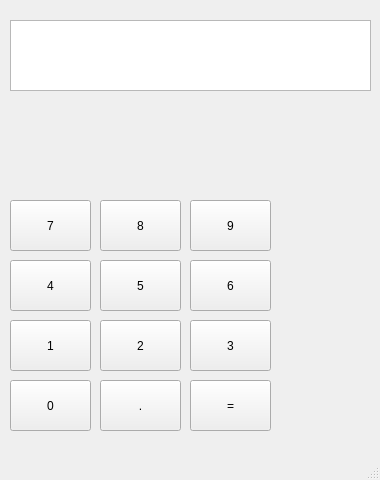
<?xml version="1.0" encoding="UTF-8"?>
<ui version="4.0">
 <class>MainWindow</class>
 <widget class="QMainWindow" name="MainWindow">
  <property name="geometry">
   <rect>
    <x>0</x>
    <y>0</y>
    <width>380</width>
    <height>480</height>
   </rect>
  </property>
  <property name="windowTitle">
   <string>MainWindow</string>
  </property>
  <widget class="QWidget" name="centralwidget">
   <widget class="QPushButton" name="pushButton">
    <property name="geometry">
     <rect>
      <x>10</x>
      <y>380</y>
      <width>81</width>
      <height>51</height>
     </rect>
    </property>
    <property name="text">
     <string>0</string>
    </property>
   </widget>
   <widget class="QTextEdit" name="textEdit">
    <property name="geometry">
     <rect>
      <x>10</x>
      <y>20</y>
      <width>361</width>
      <height>71</height>
     </rect>
    </property>
    <property name="readOnly">
     <bool>true</bool>
    </property>
   </widget>
   <widget class="QPushButton" name="pushButton_2">
    <property name="geometry">
     <rect>
      <x>10</x>
      <y>320</y>
      <width>81</width>
      <height>51</height>
     </rect>
    </property>
    <property name="text">
     <string>1</string>
    </property>
   </widget>
   <widget class="QPushButton" name="pushButton_3">
    <property name="geometry">
     <rect>
      <x>100</x>
      <y>320</y>
      <width>81</width>
      <height>51</height>
     </rect>
    </property>
    <property name="text">
     <string>2</string>
    </property>
   </widget>
   <widget class="QPushButton" name="pushButton_4">
    <property name="geometry">
     <rect>
      <x>190</x>
      <y>320</y>
      <width>81</width>
      <height>51</height>
     </rect>
    </property>
    <property name="text">
     <string>3</string>
    </property>
   </widget>
   <widget class="QPushButton" name="pushButton_5">
    <property name="geometry">
     <rect>
      <x>100</x>
      <y>380</y>
      <width>81</width>
      <height>51</height>
     </rect>
    </property>
    <property name="text">
     <string>.</string>
    </property>
   </widget>
   <widget class="QPushButton" name="pushButton_6">
    <property name="geometry">
     <rect>
      <x>190</x>
      <y>380</y>
      <width>81</width>
      <height>51</height>
     </rect>
    </property>
    <property name="text">
     <string>=</string>
    </property>
   </widget>
   <widget class="QPushButton" name="pushButton_7">
    <property name="geometry">
     <rect>
      <x>190</x>
      <y>260</y>
      <width>81</width>
      <height>51</height>
     </rect>
    </property>
    <property name="text">
     <string>6</string>
    </property>
   </widget>
   <widget class="QPushButton" name="pushButton_8">
    <property name="geometry">
     <rect>
      <x>10</x>
      <y>260</y>
      <width>81</width>
      <height>51</height>
     </rect>
    </property>
    <property name="text">
     <string>4</string>
    </property>
   </widget>
   <widget class="QPushButton" name="pushButton_9">
    <property name="geometry">
     <rect>
      <x>100</x>
      <y>260</y>
      <width>81</width>
      <height>51</height>
     </rect>
    </property>
    <property name="text">
     <string>5</string>
    </property>
   </widget>
   <widget class="QPushButton" name="pushButton_10">
    <property name="geometry">
     <rect>
      <x>190</x>
      <y>200</y>
      <width>81</width>
      <height>51</height>
     </rect>
    </property>
    <property name="text">
     <string>9</string>
    </property>
   </widget>
   <widget class="QPushButton" name="pushButton_11">
    <property name="geometry">
     <rect>
      <x>10</x>
      <y>200</y>
      <width>81</width>
      <height>51</height>
     </rect>
    </property>
    <property name="text">
     <string>7</string>
    </property>
   </widget>
   <widget class="QPushButton" name="pushButton_12">
    <property name="geometry">
     <rect>
      <x>100</x>
      <y>200</y>
      <width>81</width>
      <height>51</height>
     </rect>
    </property>
    <property name="text">
     <string>8</string>
    </property>
   </widget>
  </widget>
  <widget class="QMenuBar" name="menubar">
   <property name="geometry">
    <rect>
     <x>0</x>
     <y>0</y>
     <width>380</width>
     <height>21</height>
    </rect>
   </property>
  </widget>
  <widget class="QStatusBar" name="statusbar"/>
 </widget>
 <resources/>
 <connections/>
</ui>
